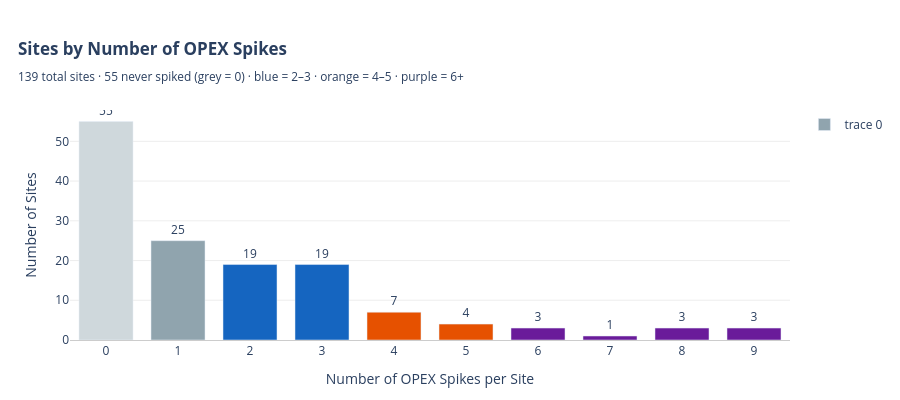

Notebook code for this chart:
### Code cell
# ── Multi-spike site distribution ────────────────────────────────────────────
spike_counts = spikes.groupby("site_key").size().rename("n_spikes")

# All sites in data, including those with zero spikes
all_sites    = data["site_key"].nunique()
sites_spiked = spike_counts.index.nunique()
sites_zero   = all_sites - sites_spiked

def bucket(n):
    if n == 1: return "1 spike"
    if n <= 3: return "2–3 spikes"
    if n <= 5: return "4–5 spikes"
    return "6+ spikes"

spike_counts_df = spike_counts.reset_index()
spike_counts_df["bucket"] = spike_counts_df["n_spikes"].apply(bucket)

bucket_order = ["1 spike", "2–3 spikes", "4–5 spikes", "6+ spikes"]
bucket_colors = {
    "1 spike":     "#90A4AE",
    "2–3 spikes":  "#1565C0",
    "4–5 spikes":  "#E65100",
    "6+ spikes":   "#6A1B9A",
}

print(f"Total sites in portfolio : {all_sites}")
print(f"Sites with ≥1 OPEX spike : {sites_spiked}  ({sites_spiked/all_sites*100:.1f}%)")
print(f"Sites with 0 spikes      : {sites_zero}  ({sites_zero/all_sites*100:.1f}%)")
print()
print(f"  {'Bucket':<14} {'Sites':>6}  {'%':>6}  {'Avg spikes':>10}  {'Max spikes':>10}")
print("  " + "-"*50)
for b in bucket_order:
    sub = spike_counts_df[spike_counts_df["bucket"] == b]
    if len(sub) == 0:
        continue
    n = len(sub)
    print(f"  {b:<14} {n:>6}  ({n/all_sites*100:4.1f}%)  "
          f"{sub['n_spikes'].mean():>9.1f}  {sub['n_spikes'].max():>10}")

print()
print(f"  {'Total spiking':<14} {sites_spiked:>6}  (100.0%)")

# ── Bar chart: sites by spike count ──────────────────────────────────────────
count_dist = spike_counts.value_counts().sort_index().reset_index()
count_dist.columns = ["n_spikes", "n_sites"]

bar_colors = [
    "#6A1B9A" if n >= 6 else
    "#E65100" if n >= 4 else
    "#1565C0" if n >= 2 else
    "#90A4AE"
    for n in count_dist["n_spikes"]
]

fig = go.Figure()
fig.add_trace(go.Bar(
    x=count_dist["n_spikes"],
    y=count_dist["n_sites"],
    marker_color=bar_colors,
    hovertemplate="Sites with %{x} spike(s): %{y}<extra></extra>",
    text=count_dist["n_sites"],
    textposition="outside",
))

fig.update_layout(
    title=dict(
        text=(
            "<b>Sites by Number of OPEX Spikes</b>"
            f"<br><sub>{all_sites} total sites · {sites_zero} never spiked (grey = 0) · "
            "blue = 2–3 · orange = 4–5 · purple = 6+</sub>"
        ),
        x=0.02, xanchor="left",
    ),
    xaxis=dict(
        title="Number of OPEX Spikes per Site",
        dtick=1, showgrid=False, showline=True, linecolor="#CCC",
    ),
    yaxis=dict(title="Number of Sites", gridcolor="#EEE"),
    plot_bgcolor="white",
    height=400,
    margin=dict(l=70, r=40, t=110, b=60),
    bargap=0.25,
)

# add a zero-spike bar manually
fig.add_trace(go.Bar(
    x=[0], y=[sites_zero],
    marker_color="#CFD8DC",
    hovertemplate=f"Sites with 0 spikes: {sites_zero}<extra></extra>",
    text=[sites_zero], textposition="outside",
    showlegend=False,
))
fig.show()

### Figure 1 — Plotly figure (JSON) as saved in the notebook; plotly's stock layout.template omitted (floating-point values rounded to 4 significant figures)
{"data": [{"hovertemplate": "Sites with %{x} spike(s): %{y}<extra></extra>", "marker": {"color": ["#90A4AE", "#1565C0", "#1565C0", "#E65100", "#E65100", "#6A1B9A", "#6A1B9A", "#6A1B9A", "#6A1B9A"]}, "text": [25.0, 19.0, 19.0, 7.0, 4.0, 3.0, 1.0, 3.0, 3.0], "textposition": "outside", "type": "bar", "x": [1, 2, 3, 4, 5, 6, 7, 8, 9], "y": [25, 19, 19, 7, 4, 3, 1, 3, 3]}, {"hovertemplate": "Sites with 0 spikes: 55<extra></extra>", "marker": {"color": "#CFD8DC"}, "showlegend": false, "text": ["55"], "textposition": "outside", "type": "bar", "x": [0], "y": [55]}], "layout": {"bargap": 0.25, "height": 400, "margin": {"b": 60, "l": 70, "r": 40, "t": 110}, "plot_bgcolor": "white", "title": {"text": "<b>Sites by Number of OPEX Spikes</b><br><sub>139 total sites · 55 never spiked (grey = 0) · blue = 2–3 · orange = 4–5 · purple = 6+</sub>", "x": 0.02, "xanchor": "left"}, "xaxis": {"dtick": 1, "linecolor": "#CCC", "showgrid": false, "showline": true, "title": {"text": "Number of OPEX Spikes per Site"}}, "yaxis": {"gridcolor": "#EEE", "title": {"text": "Number of Sites"}}}}
